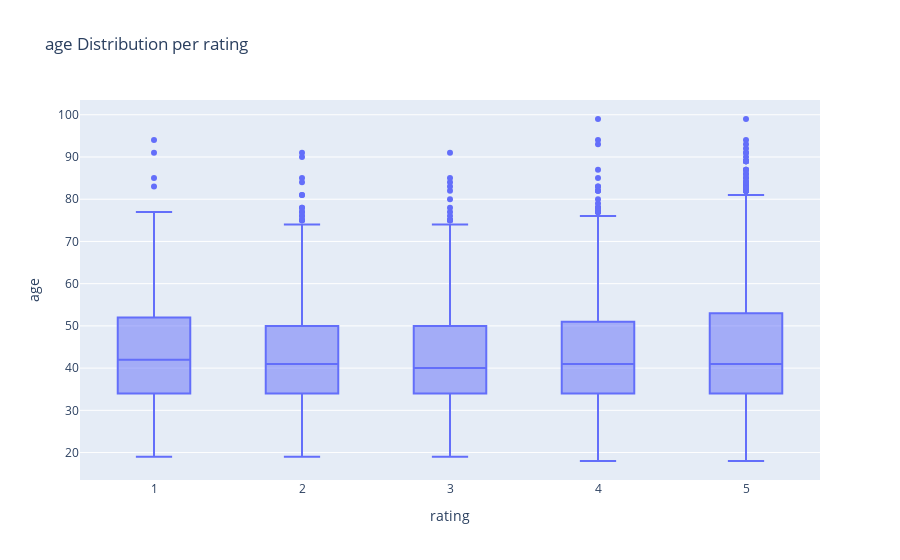

This figure's notebook cell:
### Code cell
fig = px.box(df, x='rating', y='age', title='age Distribution per rating')
fig.show()

### Figure 1 — Plotly figure (JSON) as saved in the notebook; plotly's stock layout.template omitted (floating-point values rounded to 4 significant figures; data arrays with more than 128 entries replaced by an {"elided": "..."} marker saying what was removed)
{"data": [{"alignmentgroup": "True", "hovertemplate": "rating=%{x}<br>age=%{y}<extra></extra>", "legendgroup": "", "marker": {"color": "#636efa"}, "name": "", "notched": false, "offsetgroup": "", "orientation": "v", "showlegend": false, "type": "box", "x": {"elided": "23451 int values"}, "x0": " ", "xaxis": "x", "y": {"elided": "23451 int values"}, "y0": " ", "yaxis": "y"}], "layout": {"boxmode": "group", "legend": {"tracegroupgap": 0}, "title": {"text": "age Distribution per rating"}, "xaxis": {"anchor": "y", "domain": [0, 1], "title": {"text": "rating"}}, "yaxis": {"anchor": "x", "domain": [0, 1], "title": {"text": "age"}}}}
